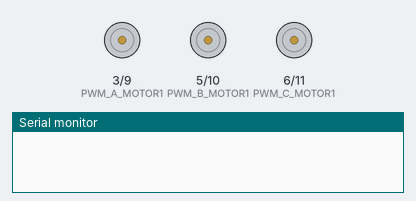
A sketch run on a simulated Arduino Uno, built with avr-gcc and run on an emulated ATmega328P. On the bench: motor-driver pin pairs drawn as motors (green arrow = first pin HIGH = forward, orange = second pin HIGH = backward, longer = more drive), the last lines printed to the serial monitor.

Above: at 0.1 s.
At 15.71 s:
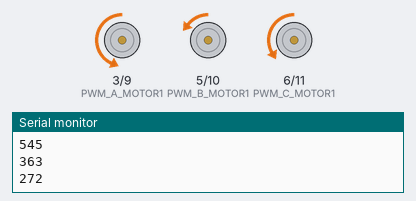
At 16.31 s:
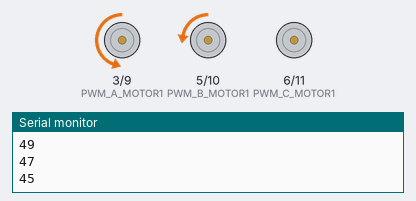
At 17.21 s:
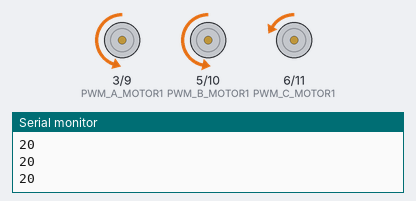
At 17.81 s:
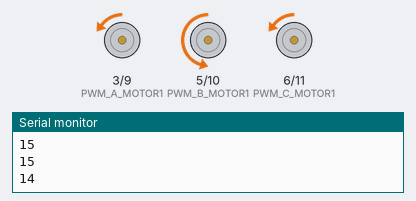
At 19.31 s:
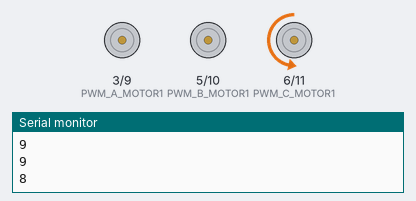
Timing chart, 0 to 19.7 s (numbered marks = the images above):
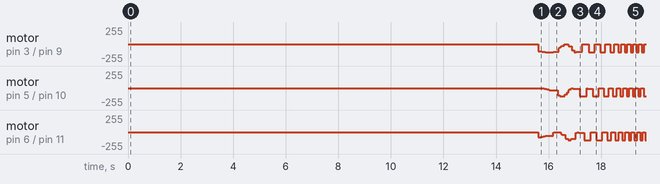

The sketch:

Sine_PWM.ino
```cpp
#define PWM_A_MOTOR1 3 // arduino pin 3, PD3,OC2B, --> physical pin 1 --> martinez schematic PWM 1 --> L6234 IN1
#define PWM_B_MOTOR1 5 // arduino pin 5, PD5,OCOB, --> physical Pin 9 --> martinez schematic PWM2 --> L6234 IN2
#define PWM_C_MOTOR1 6 // arduino pin 6, PD6,OCOA, --> physical Pin 10 --> martinez schematic PWM3 --> L6234 IN3

#define PWM_A_MOTOR2 9 // arduino pin 9, PB1,OC1A, --> physical Pin 13 --> martinez schematic PWM4 --> L6234 IN1
#define PWM_B_MOTOR2 10 // arduino pin 10, PB2,OC1B, --> physical Pin 14 --> martinez schematic PWM5 --> L6234 IN2
#define PWM_C_MOTOR2 11 // arduino pin 11, PD3,OC2A, --> physical Pin 15 --> martinez schematic PWM6 --> L6234 IN3

const byte elect_to_mech_factor = 7; // With every x amount of this variable we get 1 mechanical rotation.

float motor_diameter = .028; // diameter of wheel/motor combo in meters
float motor_velocity = 0;   //set desired motor velocity here in meters/sec

unsigned long loop_counter = 0;

volatile unsigned long array_pos = 0;
volatile unsigned long ISR_counter = 0;
volatile unsigned long  motor_pause_time = 0;  //time in milliseconds to pause between each "step" of the motor; 1000 microseconds = 1 millisecond
volatile byte dir = 1; //motor direction, 1 = forward, 0 = backward

//EN1, 2 and 3 ARE TIED TO 5V!!! DON'T NEED TO SET THEM LOGIC HIGH!

// One period of sine in SineArraySize # of approximations, this whole array is equivalent to 1 "electrical" rotation.
const int pwmSin[] =
{127,128,129,130,131,133,134,135,136,137,138,139,140,141,142,144,145,146,147,148,149,150,151,152,153,154,156,157,158,159,160,161,162,163,164,165,166,167,
168,169,170,171,173,174,175,176,177,178,179,180,181,182,183,184,185,186,187,188,189,190,190,191,192,193,194,195,196,197,198,199,200,201,202,203,203,204,
205,206,207,208,209,209,210,211,212,213,214,214,215,216,217,218,218,219,220,221,221,222,223,224,224,225,226,226,227,228,228,229,230,230,231,232,232,233,
234,234,235,235,236,236,237,238,238,239,239,240,240,241,241,242,242,243,243,243,244,244,245,245,246,246,246,247,247,247,248,248,248,249,249,249,250,250,
250,250,251,251,251,251,252,252,252,252,252,253,253,253,253,253,253,253,254,254,254,254,254,254,254,254,254,254,254,254,254,254,254,254,254,254,254,254,
254,253,253,253,253,253,253,253,252,252,252,252,252,251,251,251,251,250,250,250,250,249,249,249,248,248,248,247,247,247,246,246,246,245,245,244,244,243,
243,243,242,242,241,241,240,240,239,239,238,238,237,236,236,235,235,234,234,233,232,232,231,230,230,229,228,228,227,226,226,225,224,224,223,222,221,221,
220,219,218,218,217,216,215,214,214,213,212,211,210,209,209,208,207,206,205,204,203,203,202,201,200,199,198,197,196,195,194,193,192,191,190,190,189,188,
187,186,185,184,183,182,181,180,179,178,177,176,175,174,173,171,170,169,168,167,166,165,164,163,162,161,160,159,158,157,156,154,153,152,151,150,149,148,
147,146,145,144,142,141,140,139,138,137,136,135,134,133,131,130,129,128,127,126,125,124,123,121,120,119,118,117,116,115,114,113,112,110,109,108,107,106,
105,104,103,102,101,100,98,97,96,95,94,93,92,91,90,89,88,87,86,85,84,83,81,80,79,78,77,76,75,74,73,72,71,70,69,68,67,66,65,64,63,63,62,61,60,59,58,57,56,
55,54,53,52,51,51,50,49,48,47,46,45,45,44,43,42,41,40,40,39,38,37,36,36,35,34,33,33,32,31,30,30,29,28,28,27,26,26,25,24,24,23,22,22,21,20,20,19,19,18,18,
17,16,16,15,15,14,14,13,13,12,12,11,11,11,10,10,9,9,8,8,8,7,7,7,6,6,6,5,5,5,4,4,4,4,3,3,3,3,2,2,2,2,2,1,1,1,1,1,1,1,0,0,0,0,0,0,0,0,0,0,0,0,0,0,0,0,0,0,
0,0,0,1,1,1,1,1,1,1,2,2,2,2,2,3,3,3,3,4,4,4,4,5,5,5,6,6,6,7,7,7,8,8,8,9,9,10,10,11,11,11,12,12,13,13,14,14,15,15,16,16,17,18,18,19,19,20,20,21,22,22,23,
24,24,25,26,26,27,28,28,29,30,30,31,32,33,33,34,35,36,36,37,38,39,40,40,41,42,43,44,45,45,46,47,48,49,50,51,51,52,53,54,55,56,57,58,59,60,61,62,63,63,64,
65,66,67,68,69,70,71,72,73,74,75,76,77,78,79,80,81,83,84,85,86,87,88,89,90,91,92,93,94,95,96,97,98,100,101,102,103,104,105,106,107,108,109,110,112,113,
114,115,116,117,118,119,120,121,123,124,125,126,127};

int sineArraySize = sizeof(pwmSin)/sizeof(pwmSin[0]);
int phaseShift = sineArraySize / 3;
int phaseOffsetA = 0;
int phaseOffsetB = phaseOffsetA + phaseShift;
int phaseOffsetC = phaseOffsetB + phaseShift;

void setup() {
  Serial.begin(9600);
  timer_setup();
   motor_pause_time = ISR_counter_delay(motor_velocity,motor_diameter, sineArraySize,elect_to_mech_factor);
  dir = 0;
  delay(500000);
}

void loop() {

    if(loop_counter >= 100){
    motor_velocity += .001;
    motor_pause_time = ISR_counter_delay(motor_velocity,motor_diameter, sineArraySize,elect_to_mech_factor);  //calculate how long to make the motor delay to get a certain velocity
    Serial.println(motor_pause_time);

   loop_counter = 0;
    }
   loop_counter++;
   setMotorPosition(2,array_pos,128,sineArraySize);


   /*
   motor_velocity = 1;
   motor_pause_time = ISR_counter_delay(motor_velocity,motor_diameter, sineArraySize,elect_to_mech_factor);
   setMotorPosition(2,array_pos,128,sineArraySize);
   */

/*Doesn't work quite right
   motor_pause_time = ISR_RPM_counter_delay(1);
   setMotorPosition(2,array_pos,128,sineArraySize);
   */
}

void setMotorPosition(int motor, unsigned long posStep, int power, int arraySize) {
  int pin1, pin2, pin3;
  int pwm_a, pwm_b, pwm_c;

  power = constrain(power, 0, 255);

  if (motor == 1) {
    pin1 = PWM_A_MOTOR1;
    pin2 = PWM_B_MOTOR1;
    pin3 = PWM_C_MOTOR1;
  }
  if (motor == 2) {
    pin1 = PWM_A_MOTOR2;
    pin2 = PWM_B_MOTOR2;
    pin3 = PWM_C_MOTOR2;
  }

  // get number from the sin table, change amplitude from max
  pwm_a = ((unsigned long)pwmSin[(posStep + (unsigned long)phaseOffsetA) % (unsigned long)arraySize]) * ((unsigned long)power / 255.0);   //duty cycle of each pwm
  pwm_b = ((unsigned long)pwmSin[(posStep + (unsigned long)phaseOffsetB) % (unsigned long)arraySize]) * ((unsigned long)power / 255.0);
  pwm_c = ((unsigned long)pwmSin[(posStep + (unsigned long)phaseOffsetC) % (unsigned long)arraySize]) * ((unsigned long)power / 255.0);

  analogWrite(pin1, pwm_a);
  analogWrite(pin2, pwm_b);
  analogWrite(pin3, pwm_c);
}

void timer_setup() {  //TCCR0B,TCCR0A initialize to 0x03, Fast PWM, TCCR1A/B initialize to 0x01, Phase Correct PWM, so set TCCR0B and TCCR0A to phase correct PWM.
  // sets the speed of PWM signals.

  TCCR0A = 0b1010001;
  TCCR0B = 0b00000001;
  TCCR0B = 0b00000001;
  TCCR1B = 0b00000001;
  TCCR2B = 0b00000001;

  noInterrupts();

  TIMSK1 = 0b00000001;  //set TO1E to on

  interrupts();

  pinMode(PWM_A_MOTOR1, OUTPUT);
  pinMode(PWM_B_MOTOR1, OUTPUT);
  pinMode(PWM_C_MOTOR1, OUTPUT);

  pinMode(PWM_A_MOTOR2, OUTPUT);
  pinMode(PWM_B_MOTOR2, OUTPUT);
  pinMode(PWM_C_MOTOR2, OUTPUT);
}

ISR(TIMER1_OVF_vect){    //ISR runs every .063 milliseconds or 63 microseconds, KEEP ISR FAST, DO NOT PUT SERIAL MONITORS DOWN HERE OR ANYTHING EXTRANEOUS
  ISR_counter++;

  if (ISR_counter >= motor_pause_time && dir == 1){ //15873 counts ~1 second,
  array_pos++;
  ISR_counter = 0;
  }
  if (ISR_counter >= motor_pause_time && dir == 0){ //15873 counts ~1 second,
  array_pos--;
  ISR_counter = 0;

  }

}

float ISR_counter_delay(float velocity, float diameter, int array_length, int commutation_factor){   //Given a velocity and motor diameter, this function calculates a necessary ISR timer delay to achieve the velocity of the motor with open loop control.  Feed velocity in m/s. Although time cancels out here.
 float isr_comparison_value = (3.1415*diameter)/(velocity*.00001598*(float)array_length*(float)commutation_factor);
 return isr_comparison_value;
}
/*   //This function doesn't work the way I want it to.
float ISR_RPM_counter_delay(float RPM){  //convert a desired RPM into a step delay for the ISR
  float isr_comparison_value = 174.603*RPM; //formula for 720 steps and 7 mechanical rotations is .011*RPM = desired delay time in seconds
  return isr_comparison_value;
}
*/
```
